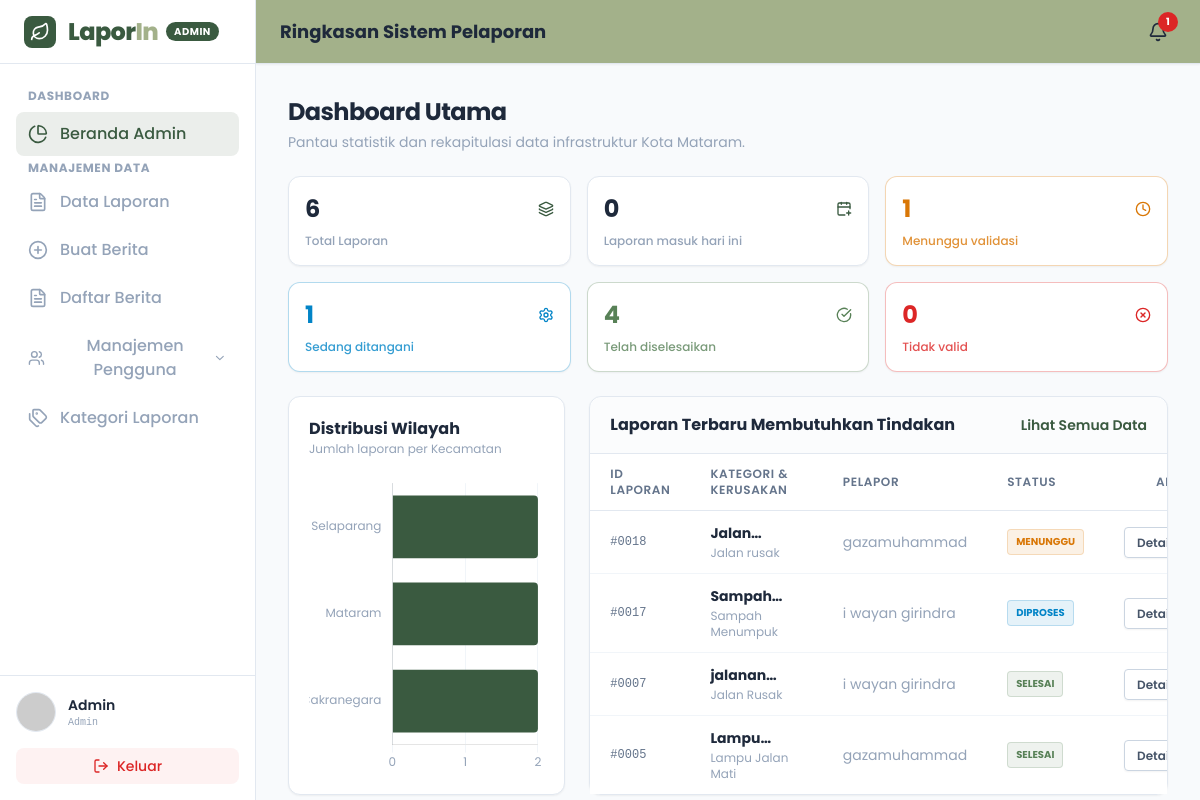
/admin/beranda.php (signed in), run on an earlier commit of the app's database.
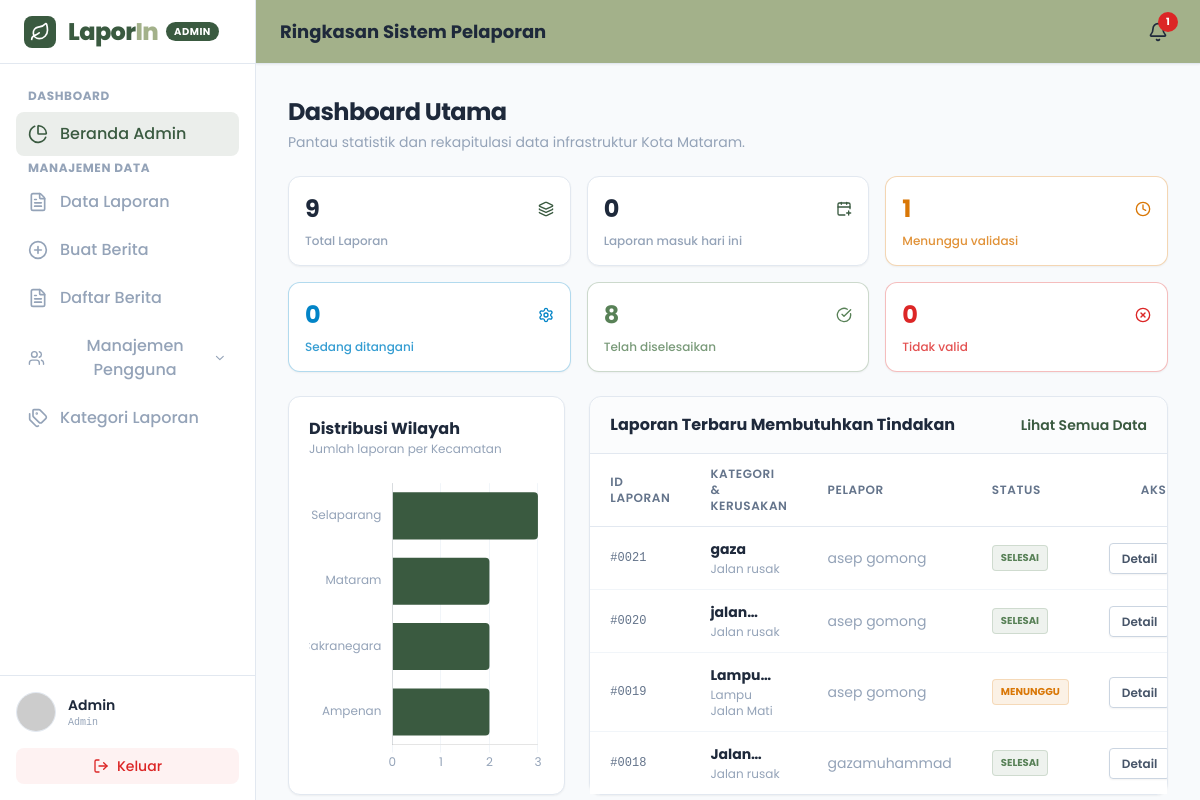
And on a later commit of the database.
### tables this page shows
CREATE TABLE `laporan` (
  `id` int(11) NOT NULL,
  `user_id` int(11) NOT NULL,
  `judul` varchar(100) NOT NULL,
  `kategori` varchar(50) NOT NULL,
  `deskripsi` text NOT NULL,
  `foto` varchar(255) DEFAULT NULL,
  `rating` int(1) DEFAULT NULL,
  `ulasan` text DEFAULT NULL,
  `alamat` text NOT NULL,
  `kecamatan` varchar(50) NOT NULL,
  `kelurahan` varchar(50) NOT NULL,
  `latitude` decimal(10,8) DEFAULT NULL,
  `longitude` decimal(11,8) DEFAULT NULL,
  `status` enum('Menunggu','Diproses','Selesai','Ditolak') DEFAULT 'Menunggu',
  `tanggal` timestamp NOT NULL DEFAULT current_timestamp()
);

CREATE TABLE `users` (
  `id` int(10) NOT NULL,
  `nama` varchar(50) NOT NULL,
  `nik` varchar(50) NOT NULL,
  `username` varchar(50) NOT NULL,
  `password` varchar(100) NOT NULL,
  `gender` enum('Laki-laki','Perempuan') NOT NULL,
  `alamat` text NOT NULL,
  `foto` varchar(255) NOT NULL
);

### admin/beranda.php (the view, shortened to what the changed rows need)
<?php
require __DIR__ . '/../database/conection.php';
$total      = $pdo->query("SELECT COUNT(*) as total FROM laporan")->fetch()['total'];
$diproses   = $pdo->query("SELECT COUNT(*) as total FROM laporan WHERE status = 'Diproses'")->fetch()['total'];
$selesai    = $pdo->query("SELECT COUNT(*) as total FROM laporan WHERE status = 'Selesai'")->fetch()['total'];
$query_terbaru_stmt = $pdo->query("
    SELECT laporan.*, users.nama as nama_pelapor
    FROM laporan
    JOIN users ON laporan.user_id = users.id
    ORDER BY laporan.tanggal DESC
    LIMIT 4
");
$query_terbaru = $query_terbaru_stmt->fetchAll();
$query_kecamatan = $pdo->query("
    SELECT kecamatan, COUNT(*) as total
    FROM laporan
    GROUP BY kecamatan
    ORDER BY total DESC
");
$kecamatan_labels = [];
$kecamatan_data   = [];
while($row = $query_kecamatan->fetch()) {
    $kecamatan_labels[] = $row['kecamatan'];
    $kecamatan_data[]   = $row['total'];
}
?>
<!doctype html>
<html lang="id">
  <head>
    <script src="https://cdn.tailwindcss.com"></script>
  </head>
  <body class="bg-light text-dark font-sans h-screen flex overflow-hidden">
    <div class="flex-1 flex flex-col h-screen overflow-hidden">
      <header
        class="h-16 bg-accent border-b border-slate-200 flex items-center justify-between px-4 sm:px-6 z-30 shrink-0 shadow-sm"
      >
        <div class="hidden sm:block">
          <h1 class="text-lg font-bold text-dark">
            Ringkasan Sistem Pelaporan
          </h1>
          </div>
      </header>
      <main class="flex-1 overflow-y-auto bg-light p-4 sm:p-6 lg:p-8">
        <div class="max-w-7xl mx-auto space-y-6">
          <div>
            <h2 class="text-2xl font-bold text-dark tracking-tight">
              Dashboard Utama
            </h2>
          </div>
          <div class="grid grid-cols-2 lg:grid-cols-3 xl:grid-cols-6 gap-4">
            <div
              class="bg-white p-4 rounded-xl border border-slate-200 shadow-sm"
            >
              <div class="flex items-center justify-between mb-2">
                <p class="text-2xl font-bold text-dark"><?php echo $total; ?></p>
                <i data-lucide="layers" class="w-4 h-4 text-primary"></i>
              </div>
            </div>
            <div
              class="bg-white p-4 rounded-xl border border-info/30 shadow-sm bg-info/5"
            >
              <div class="flex items-center justify-between mb-2">
                <p class="text-2xl font-bold text-info"><?php echo $diproses; ?></p>
                <i
                  data-lucide="settings"
                  class="w-4 h-4 text-info animate-[spin_3s_linear_infinite]"
                ></i>
              </div>
            </div>
            <div
              class="bg-white p-4 rounded-xl border border-secondary/30 shadow-sm bg-secondary/5"
            >
              <div class="flex items-center justify-between mb-2">
                <p class="text-2xl font-bold text-secondary"><?php echo $selesai; ?></p>
                <i
                  data-lucide="check-circle"
                  class="w-4 h-4 text-secondary"
                ></i>
              </div>
            </div>
          </div>
          <div class="grid grid-cols-1 lg:grid-cols-3 gap-6">
            <div
              class="bg-white p-5 rounded-xl border border-slate-200 shadow-sm"
            >
              <div class="relative h-[300px] w-full">
                <canvas id="kecamatanChart"></canvas>
              </div>
            </div>
            <div
              class="bg-white border border-slate-200 rounded-xl shadow-sm lg:col-span-2 flex flex-col"
            >
              <div class="overflow-x-auto flex-1">
                <table class="w-full text-left border-collapse">
                  <thead>
                    <tr
                      class="border-b border-slate-200 text-xs text-slate-500 uppercase tracking-wider bg-white"
                    >
                      <th class="py-3 px-5 font-semibold">ID Laporan</th>
                      <th class="py-3 px-5 font-semibold">
                        Kategori & Kerusakan
                      </th>
                      <th class="py-3 px-5 font-semibold">Pelapor</th>
                      <th class="py-3 px-5 font-semibold">Status</th>
                      <th class="py-3 px-5 text-right font-semibold">Aksi</th>
                    </tr>
                  </thead>
                 <tbody class="text-sm divide-y divide-slate-100 bg-white">
                      <?php if(count($query_terbaru) > 0): ?>
                          <?php foreach($query_terbaru as $laporan): ?>
                          <tr class="hover:bg-slate-50 transition-colors">
                              <td class="py-3 px-5 font-mono text-xs text-slate-500">
                                  #<?php echo str_pad($laporan['id'], 4, '0', STR_PAD_LEFT); ?>
                              </td>
                              <td class="py-3 px-5">
                                  <p class="font-bold text-dark mb-0.5 line-clamp-1"><?php echo $laporan['judul']; ?></p>
                                  <p class="text-xs text-muted"><?php echo $laporan['kategori']; ?></p>
                              </td>
                              <td class="py-3 px-5 text-muted"><?php echo $laporan['nama_pelapor']; ?></td>
                              <td class="py-3 px-5">
                                  <?php
                                  $status = $laporan['status'];
                                  if($status == 'Menunggu') {
                                      echo '<span class="inline-flex items-center px-2 py-0.5 rounded text-[10px] font-bold bg-warning/10 text-warning border border-warning/20">MENUNGGU</span>';
                                  } elseif($status == 'Diproses') {
                                      echo '<span class="inline-flex items-center px-2 py-0.5 rounded text-[10px] font-bold bg-info/10 text-info border border-info/20">DIPROSES</span>';
                                  } elseif($status == 'Selesai') {
                                      echo '<span class="inline-flex items-center px-2 py-0.5 rounded text-[10px] font-bold bg-secondary/10 text-secondary border border-secondary/20">SELESAI</span>';
                                  } elseif($status == 'Ditolak') {
                                      echo '<span class="inline-flex items-center px-2 py-0.5 rounded text-[10px] font-bold bg-danger/10 text-danger border border-danger/20">DITOLAK</span>';
                                  }
                                  ?>
                              </td>
                              <td class="py-3 px-5 text-right">
                                  <a href="detailLaporan.php?id=<?php echo $laporan['id']; ?>"
                                      class="border border-slate-300 text-slate-600 text-xs px-3 py-1.5 rounded font-semibold hover:bg-slate-50 shadow-sm">
                                      Detail
                                  </a>
                              </td>
                          </tr>
                          <?php endforeach; ?>
                      <?php else: ?>
                          <tr>
                              <td colspan="5" class="py-8 text-center text-muted">Belum ada laporan</td>
                          </tr>
                      <?php endif; ?>
                  </tbody>
                </table>
              </div>
            </div>
          </div>
        </div>
      </main>
    </div>
    <script>
      // Initialize Lucide Icons
      lucide.createIcons();
      // Sidebar Toggle Logic for Mobile
      // --- Chart.js Configurations ---
      // Global Chart Styling
      Chart.defaults.font.family = "'Poppins', sans-serif";
      Chart.defaults.color = "#94A3B8"; // text-slate-400
      Chart.defaults.scale.grid.color = "#F1F5F9"; // slate-100
      const kecamatanLabels = <?php echo json_encode($kecamatan_labels); ?>;
      const kecamatanData   = <?php echo json_encode($kecamatan_data); ?>;
      const ctxKec = document.getElementById("kecamatanChart").getContext("2d");
      new Chart(ctxKec, {
          type: "bar",
          data: {
              labels: kecamatanLabels,
              datasets: [{
                  label: "Jumlah Laporan",
                  data: kecamatanData,
                  backgroundColor: "#3A5A40",
                  borderRadius: 4,
              }],
          },
          options: {
              indexAxis: "y",
              responsive: true,
              maintainAspectRatio: false,
              plugins: { legend: { display: false } },
              scales: {
                  x: { beginAtZero: true, grid: { drawBorder: false } },
                  y: { grid: { display: false, drawBorder: false } },
              },
          },
      });
    // Toggle dropdown notifikasi
    function toggleNotif() {
        const dropdown = document.getElementById('notifDropdown');
        dropdown.classList.toggle('hidden');
    }
    // Tutup dropdown jika klik di luar
    document.addEventListener('click', function(e) {
        const dropdown = document.getElementById('notifDropdown');
        const btn = e.target.closest('button[onclick="toggleNotif()"]');
        if (!btn && dropdown && !dropdown.contains(e.target)) {
            dropdown.classList.add('hidden');
        }
    });
    </script>
  </body>
</html>

What changed in the data, as far as the page shows it:
no longer on this page (row edited): laporan: id "0017", kategori "Sampah Menumpuk", user.nama "i wayan girindra", status "DIPROSES"
no longer on this page (row edited): laporan: id "0007", kategori "Jalan Rusak", user.nama "i wayan girindra", status "SELESAI"
no longer on this page (row unchanged): laporan: id "0005", kategori "Lampu Jalan Mati", user.nama "gazamuhammad", status "SELESAI"
added laporan: id "0021", judul "gaza", kategori "Jalan rusak", user.nama "asep gomong", status "SELESAI"
added laporan: id "0020", kategori "Jalan rusak", user.nama "asep gomong", status "SELESAI"
added laporan: id "0019", kategori "Lampu Jalan Mati", user.nama "asep gomong", status "MENUNGGU"
changed laporan "gazamuhammad": status "MENUNGGU" → "SELESAI"
Also different on the page:
$total: "6" → "9"
$diproses: "1" → "0"
$selesai: "4" → "8"
chart data {{ json_encode($kecamatan_labels) }}: ["Selaparang","Mataram","Cakranegara"] → ["Selaparang","Mataram","Cakranegara","Ampenan"]
chart data {{ json_encode($kecamatan_data) }}: [2,2,2] → [3,2,2,2]
